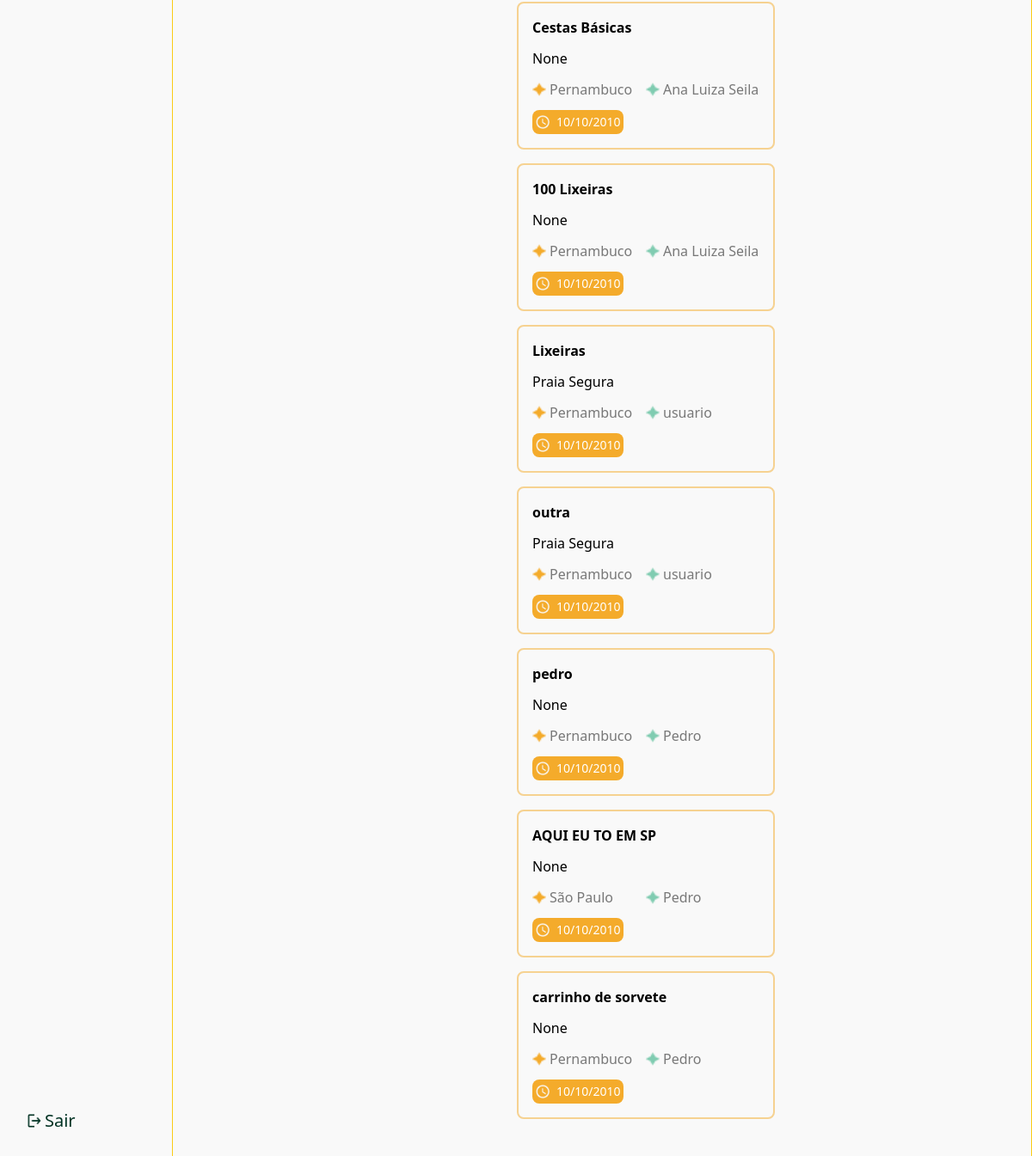
Page /demands/ (signed in, lower part) on the earlier database version.
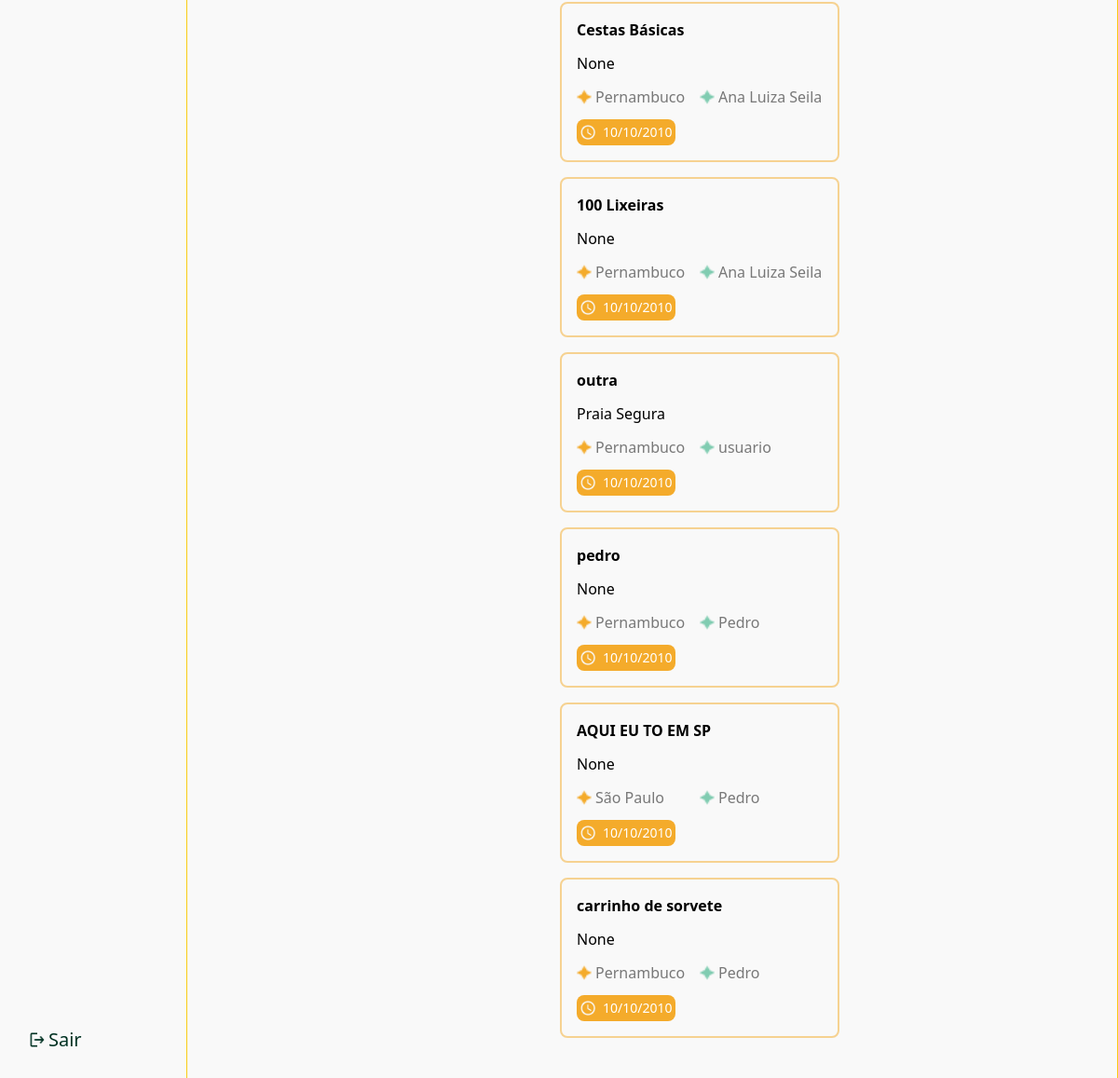
Same page on the later database version.
### fullapp/models.py (models this page shows, shortened)
class Demand(models.Model):
    user = models.ForeignKey(User, on_delete=models.CASCADE, null=True, blank=True)
    title = models.CharField(max_length=255, null=True, blank=True)
    description = models.CharField(max_length=255, null=True, blank=True)
    status = models.CharField(choices=get_choices(StatusEnum), default=StatusEnum.IN_ANALISYS, max_length=255, null=True, blank=True)
    region = models.CharField(choices=get_choices(RegionEnum), default=RegionEnum.PERNAMBUCO, max_length=255, null=True, blank=True)
    user = models.ForeignKey(User, on_delete=models.CASCADE, null=True, blank=True)

class User(AbstractUser):
    ADMIN = 1
    AMBASSADOR = 2
    USER = 3
    ROLE_CHOICES = (
        (ADMIN, 'Admin'),
        (AMBASSADOR, 'Ambassador'),
        (USER, 'User'),
    )
    role = models.PositiveSmallIntegerField(choices=ROLE_CHOICES, default=USER)
    name = models.CharField(max_length=255, null=True, blank=True)
    phone = models.CharField(max_length=255, null=True, blank=True)
    email = models.CharField(max_length=255, null=True, blank=True)
    password = models.CharField(max_length=255, null=True, blank=True)
    project = models.CharField(max_length=50, null=True, blank=True)
    objective = models.CharField(max_length=255, null=True, blank=True)
    region = models.CharField(choices=get_choices(RegionEnum), default=RegionEnum.PERNAMBUCO, max_length=255, null=True, blank=True)

### fullapp/views.py (the view)
# urls.py: path('demands/', demands, name="demands"),
@login_required
def demands(request):
  current_user = request.user
  if current_user.role != 1:
    return redirect('home')
  demands = DemandMediator.get_demands()
  return render(request, 'management/demands.html', demands)

### fullapp/daos.py (called while the page is built)
def get_demands_by_status(status):
  demand = Demand.objects.filter(status=status)
  return demand

### fullapp/mediators.py (called while the page is built)
  def get_demands():
    looking_for_donors = get_demands_by_status(status=StatusEnum.LOOKING_FOR_DONORS)
    donors_found = get_demands_by_status(status=StatusEnum.DONORS_FOUND)
    concluded = get_demands_by_status(status=StatusEnum.CONCLUDED)
    return {
      'looking_for_donors': looking_for_donors,
      'donors_found': donors_found,
      'concluded': concluded
    }

### fullapp/templates/management/demands.html (shortened to what this page needs)
{% extends 'management/base.html' %}
{% load static %}
{% block content %}
<div class="flex gap-8 overflow-x-auto">
  <div class="min-w-[320px] w-full flex flex-col gap-4 mt-6">
  </div>
  <div class="min-w-[320px] w-full flex flex-col gap-4 mt-6">
    {% if looking_for_donors %}
      {% for item in looking_for_donors %}
        <div class="border-[2px] border-[#F4AB2B]/50 flex flex-col gap-3 p-4 relative rounded-lg w-[300px]">
          <strong>{{ item.title }}</strong>
          <span>{{ item.user.project }}</span>
          <div class="grid grid-cols-2">
            <div class="flex items-center gap-1">
              <img id="icon" src="{% static 'img/star-yellow.png' %}" class="w-4 h-4" alt="Ícone de relógio" />
              <span class="text-[#787878]">
                {{ item.region }}
              </span>
            </div>
            <div class="flex items-center gap-1">
              <img id="icon" src="{% static 'img/star-green.png' %}" class="w-4 h-4" alt="Ícone de relógio" />
              <span class="text-[#787878]">
                {{ item.user.name }}
              </span>
            </div>
          </div>
          <div class="w-fit flex items-center gap-2 p-1 rounded-lg bg-[#F4AB2B]">
            <img id="icon" src="{% static 'img/clock.png' %}" class="w-4 h-4" alt="Ícone de relógio" />
            <span class="text-white text-sm">10/10/2010</span>
          </div>
        </div>
      {% endfor %}
    {% else %}
      <div class="mt-5">Não tem cards nesse quadro.</div>
    {% endif %}
  </div>
  <div class="min-w-[320px] w-full flex-col gap-4 mt-6">
  </div>
</div>
{% endblock %}

Differences in the rows shown:
no longer on this page (row edited): Demand: title "Lixeiras", user.project "Praia Segura", region "Pernambuco", user.name "usuario"
